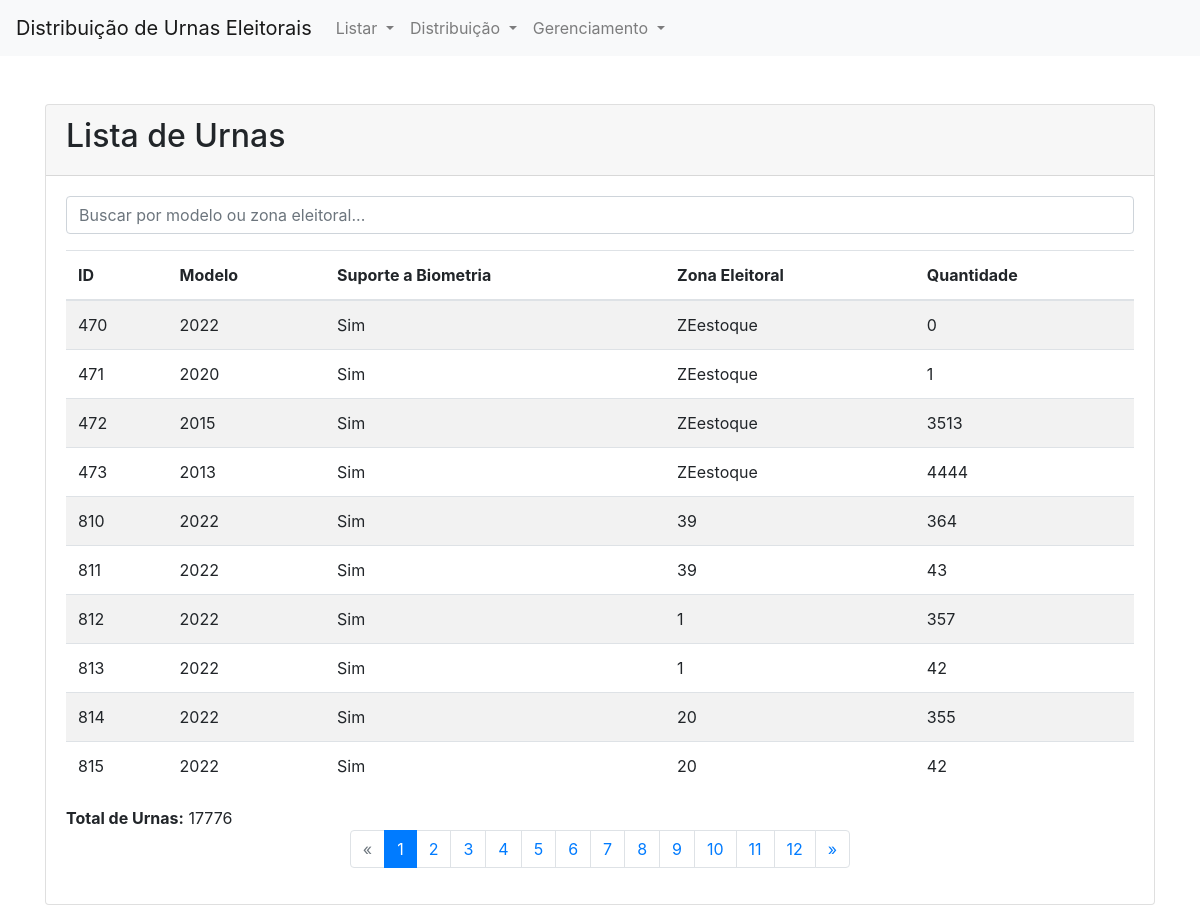
The page /urnas/ on the database as committed earlier.
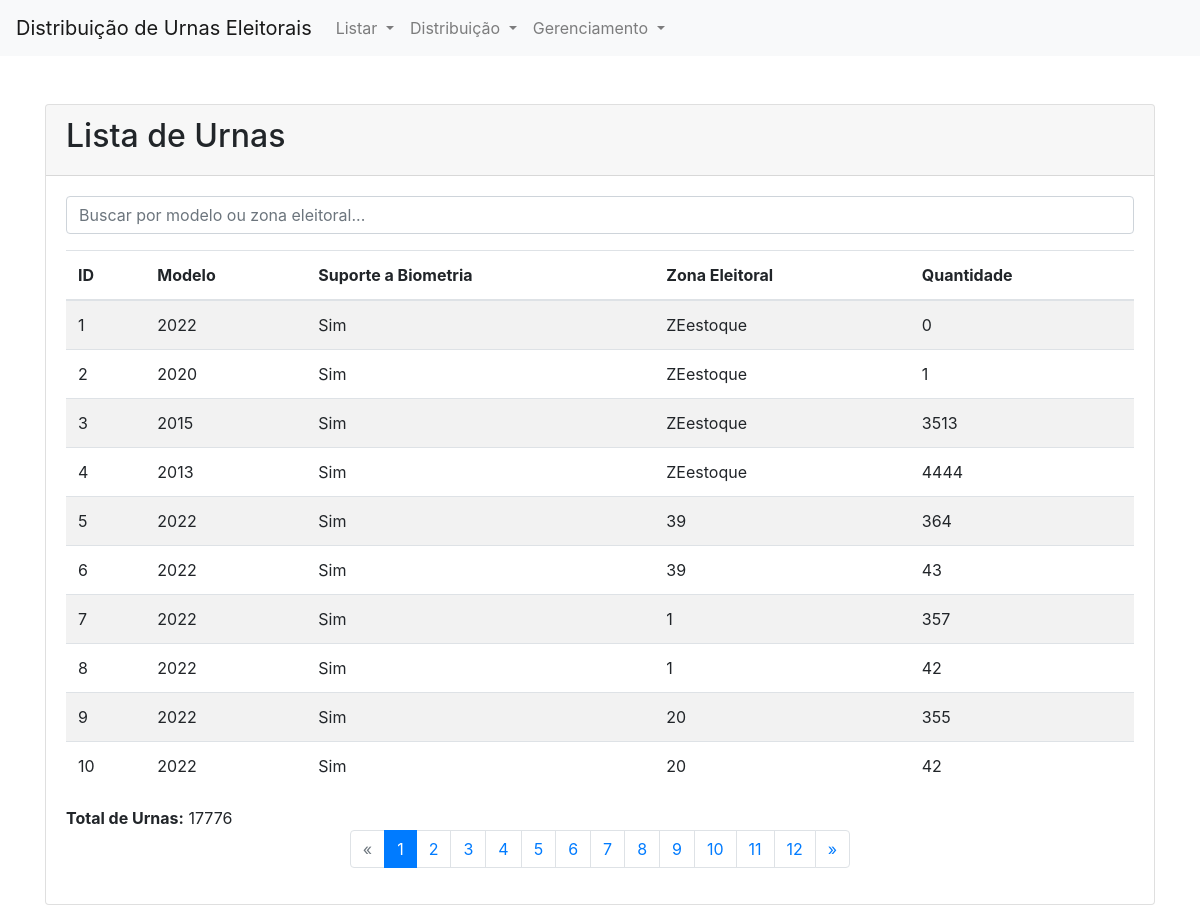
The same page on the database as committed later.
### Logis/models.py (models this page shows, shortened)
class Urna(models.Model):
    MODELO_URNAS = [
        ('2013', '2013'),
        ('2015', '2015'),
        ('2020', '2020'),
        ('2022', '2022'),
    ]
    modelo = models.CharField(
        max_length=4,
        choices=MODELO_URNAS
    )
    bio = models.BooleanField(default=True)  # Suporte a biometria
    zona_eleitoral = models.ForeignKey(ZonaEleitoral, on_delete=models.CASCADE)  # Urna pertence a uma zona eleitoral
    qtd = models.IntegerField(default=0)
    contingencia = models.BooleanField(default=False)

class ZonaEleitoral(models.Model):
    nome = models.CharField(max_length=100, null=True)
    qtdSecoes = models.IntegerField(default=0, null=True)

### Logis/views/views_vizualizar.py (the view)
# urls.py: path('urnas/', views_vizualizar.urna_list, name='urna_list'),
def urna_list(request):
    query = request.GET.get('q', '')
    urna_queryset = Urna.objects.all()
    if query:
        urna_queryset = urna_queryset.filter(
            Q(modelo__icontains=query) |
            Q(zona_eleitoral__nome__icontains=query)
        )
    total_urnas = urna_queryset.aggregate(total=Sum('qtd'))['total'] or 0
    paginator = Paginator(urna_queryset, 10)
    page_number = request.GET.get('page')
    urnas = paginator.get_page(page_number)
    current_page = urnas.number
    total_pages = paginator.num_pages
    page_range = [
        x for x in range(current_page - 2, current_page + 3)
        if 1 <= x <= total_pages
    ]
    return render(request, 'Logis/list_urnas.html', {
        'urnas': urnas,
        'total_urnas': total_urnas,
        'query': query,
        'page_range': paginator.page_range,
        'total_pages': paginator.num_pages,
    })

### Logis/templates/Logis/list_urnas.html (shortened to what this page needs)
{% extends 'Logis/base.html' %}
{% block content %}
<div class="card">
    <div class="card-header">
        <h2>Lista de Urnas</h2>
    </div>
    <div class="card-body">
        <form method="get" class="mb-3">
            <input type="text" name="q" class="form-control" placeholder="Buscar por modelo ou zona eleitoral..." value="{{ query }}">
        </form>
        <table class="table table-striped">
            <thead>
                <tr>
                    <th>ID</th>
                    <th>Modelo</th>
                    <th>Suporte a Biometria</th>
                    <th>Zona Eleitoral</th>
                    <th>Quantidade</th>
                </tr>
            </thead>
            <tbody>
                {% for urna in urnas %}
                <tr>
                    <td>{{ urna.id }}</td>
                    <td>{{ urna.modelo }}</td>
                    <td>{{ urna.bio|yesno:"Sim,Não" }}</td>
                    <td>{{ urna.zona_eleitoral.nome }}</td>
                    <td>{{ urna.qtd }}</td>
                </tr>
                {% empty %}
                <tr>
                    <td colspan="5" class="text-center">Nenhuma urna encontrada.</td>
                </tr>
                {% endfor %}
            </tbody>
        </table>
        <div class="mt-3">
            <strong>Total de Urnas:</strong> {{ total_urnas }}
        </div>
        <nav aria-label="Page navigation">
            <ul class="pagination justify-content-center">
                {% if urnas.has_previous %}
                <li class="page-item">
                    <a class="page-link" href="?page={{ urnas.previous_page_number }}{% if query %}&q={{ query }}{% endif %}" aria-label="Previous">
                        <span aria-hidden="true">&laquo;</span>
                    </a>
                </li>
                {% else %}
                <li class="page-item disabled">
                    <span class="page-link">&laquo;</span>
                </li>
                {% endif %}
                {% for num in page_range %}
                <li class="page-item {% if urnas.number == num %}active{% endif %}">
                    <a class="page-link" href="?page={{ num }}{% if query %}&q={{ query }}{% endif %}">{{ num }}</a>
                </li>
                {% endfor %}
                {% if urnas.has_next %}
                <li class="page-item">
                    <a class="page-link" href="?page={{ urnas.next_page_number }}{% if query %}&q={{ query }}{% endif %}" aria-label="Next">
                        <span aria-hidden="true">&raquo;</span>
                    </a>
                </li>
                {% else %}
                <li class="page-item disabled">
                    <span class="page-link">&raquo;</span>
                </li>
                {% endif %}
            </ul>
        </nav>
    </div>
</div>
{% endblock %}

Rows that differ between the two databases and show on the page:
removed Urna: id "470", modelo "2022", bio "Sim", zona_eleitoral.nome "ZEestoque", qtd "0"
removed Urna: id "471", modelo "2020", bio "Sim", zona_eleitoral.nome "ZEestoque", qtd "1"
removed Urna: id "472", modelo "2015", bio "Sim", zona_eleitoral.nome "ZEestoque", qtd "3513"
removed Urna: id "473", modelo "2013", bio "Sim", zona_eleitoral.nome "ZEestoque", qtd "4444"
removed Urna: id "810", modelo "2022", bio "Sim", zona_eleitoral.nome "39", qtd "364"
removed Urna: id "811", modelo "2022", bio "Sim", zona_eleitoral.nome "39", qtd "43"
removed Urna: id "812", modelo "2022", bio "Sim", zona_eleitoral.nome "1", qtd "357"
removed Urna: id "813", modelo "2022", bio "Sim", zona_eleitoral.nome "1", qtd "42"
removed Urna: id "814", modelo "2022", bio "Sim", zona_eleitoral.nome "20", qtd "355"
removed Urna: id "815", modelo "2022", bio "Sim", zona_eleitoral.nome "20", qtd "42"
added Urna: id "1", modelo "2022", bio "Sim", zona_eleitoral.nome "ZEestoque", qtd "0"
added Urna: id "2", modelo "2020", bio "Sim", zona_eleitoral.nome "ZEestoque", qtd "1"
added Urna: id "3", modelo "2015", bio "Sim", zona_eleitoral.nome "ZEestoque", qtd "3513"
added Urna: id "4", modelo "2013", bio "Sim", zona_eleitoral.nome "ZEestoque", qtd "4444"
added Urna: id "5", modelo "2022", bio "Sim", zona_eleitoral.nome "39", qtd "364"
added Urna: id "6", modelo "2022", bio "Sim", zona_eleitoral.nome "39", qtd "43"
added Urna: id "7", modelo "2022", bio "Sim", zona_eleitoral.nome "1", qtd "357"
added Urna: id "8", modelo "2022", bio "Sim", zona_eleitoral.nome "1", qtd "42"
added Urna: id "9", modelo "2022", bio "Sim", zona_eleitoral.nome "20", qtd "355"
added Urna: id "10", modelo "2022", bio "Sim", zona_eleitoral.nome "20", qtd "42"
